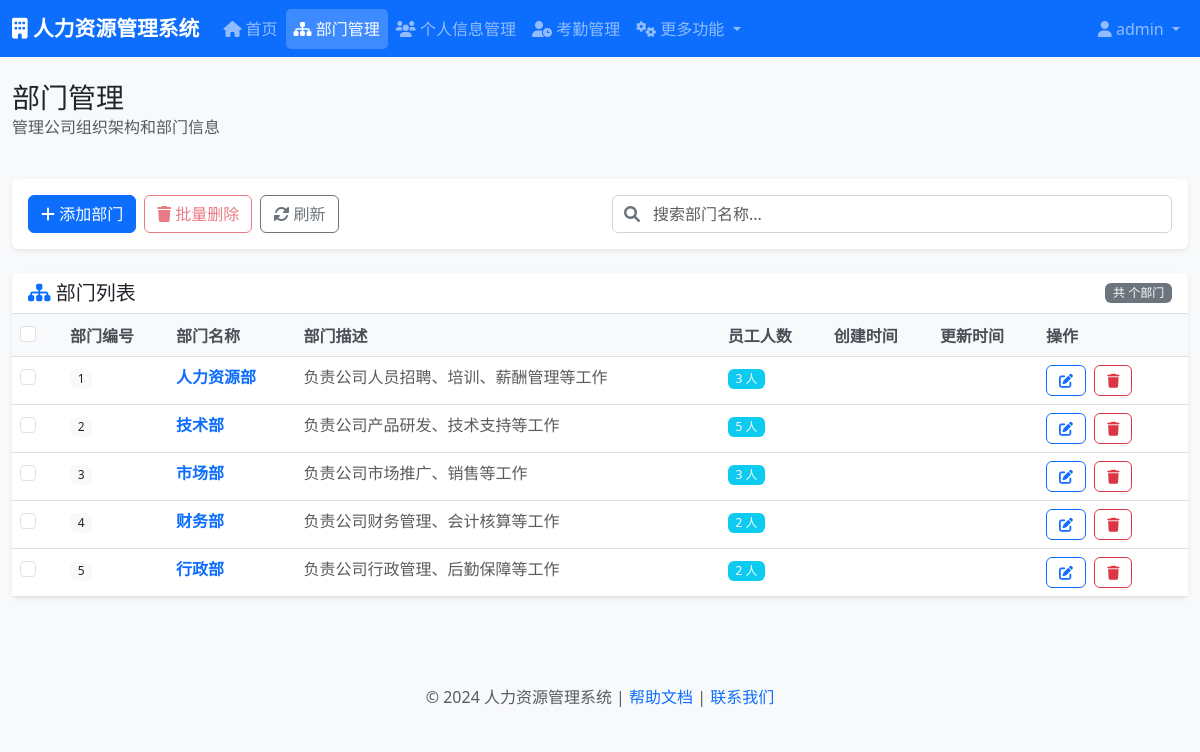
Page /department/ (signed in) on the committed database.
### department/models.py (models this page shows)
class Department(models.Model):
    departmentName = models.CharField(max_length=255, unique=True)
    description = models.TextField()
    class Meta:
        db_table = 't_department'

### department/views.py (the view)
# urls.py: path('', department_list, name='department_list'),
@admin_required
def department_list(request):
    departments = Department.objects.all().order_by('id')
    departments_with_count = []
    for dept in departments:
        employee_count = Personal.objects.filter(station__department=dept).count()
        dept.employee_count = employee_count
        departments_with_count.append(dept)
    return render(request, 'department/list.html', {'departments': departments_with_count})

### templates/department/list.html (shortened to what this page needs)
{% extends 'base.html' %}
{% load static %}
{% block page_title %}部门管理{% endblock %}
{% block page_description %}
<p class="text-muted">管理公司组织架构和部门信息</p>
{% endblock %}
{% block content %}
<div class="card mb-4">
    <div class="card-body">
        <div class="row align-items-center">
            <div class="col-md-6">
                <div class="d-flex gap-2">
                    <button type="button" class="btn btn-primary" data-bs-toggle="modal" data-bs-target="#addDepartmentModal">
                        <i class="fas fa-plus"></i> 添加部门
                    </button>
                    <button type="button" class="btn btn-outline-danger" id="batchDeleteBtn" disabled>
                        <i class="fas fa-trash"></i> 批量删除
                    </button>
                    <button type="button" class="btn btn-outline-secondary" onclick="location.reload()">
                        <i class="fas fa-sync-alt"></i> 刷新
                    </button>
                </div>
            </div>
            <div class="col-md-6">
                <div class="search-box">
                    <input type="text" class="form-control" id="searchInput" placeholder="搜索部门名称...">
                    <i class="fas fa-search search-icon"></i>
                </div>
            </div>
        </div>
    </div>
</div>
<div class="card">
    <div class="card-header d-flex justify-content-between align-items-center">
        <h5 class="card-title mb-0">
            <i class="fas fa-sitemap text-primary"></i> 部门列表
        </h5>
        <span class="badge bg-secondary">共 {{ departments.count }} 个部门</span>
    </div>
    <div class="card-body p-0">
        {% if departments %}
        <div class="table-responsive">
            <table class="table table-hover mb-0">
                <thead class="table-light">
                    <tr>
                        <th width="50">
                            <div class="form-check">
                                <input class="form-check-input" type="checkbox" id="selectAll">
                            </div>
                        </th>
                        <th>部门编号</th>
                        <th>部门名称</th>
                        <th>部门描述</th>
                        <th>员工人数</th>
                        <th>创建时间</th>
                        <th>更新时间</th>
                        <th width="150">操作</th>
                    </tr>
                </thead>
                <tbody>
                    {% for department in departments %}
                    <tr data-id="{{ department.id }}">
                        <td>
                            <div class="form-check">
                                <input class="form-check-input row-checkbox" type="checkbox" value="{{ department.id }}">
                            </div>
                        </td>
                        <td>
                            <span class="badge bg-light text-dark">{{ department.id }}</span>
                        </td>
                        <td>
                            <a href="/department/{{ department.id }}/employees/" class="text-decoration-none">
                                <strong class="text-primary">{{ department.departmentName }}</strong>
                            </a>
                        </td>
                        <td>
                            <span class="text-muted">{{ department.description|default:"暂无描述" }}</span>
                        </td>
                        <td>
                            <span class="badge bg-info text-white">{{ department.employee_count }} 人</span>
                        </td>
                        <td>
                        </td>
                        <td>
                        </td>
                        <td>
                            <div class="action-buttons">
                                <button type="button" class="btn btn-sm btn-outline-primary"
                        onclick="editDepartment({{ department.id }}, '{{ department.departmentName }}', '{{ department.description|default:"" }}')"
                        data-bs-toggle="tooltip" title="编辑">
                                    <i class="fas fa-edit"></i>
                                </button>
                                <button type="button" class="btn btn-sm btn-outline-danger"
                        onclick="deleteDepartment({{ department.id }}, '{{ department.departmentName }}')"
                        data-bs-toggle="tooltip" title="删除">
                                    <i class="fas fa-trash"></i>
                                </button>
                            </div>
                        </td>
                    </tr>
                    {% endfor %}
                </tbody>
            </table>
        </div>
        {% endif %}
    </div>
</div>
{% endblock %}

### static/css/style.css (style rules this page uses)
body { font-family: 'Microsoft YaHei', 'Segoe UI', Tahoma, Geneva, Verdana, sans-serif; background-color: #f8f9fa; }
.card { border: none; box-shadow: 0 0.125rem 0.25rem rgba(0, 0, 0, 0.075); transition: box-shadow 0.15s ease-in-out; }
.card-header { background-color: #fff; border-bottom: 1px solid #dee2e6; font-weight: 600; }
.table { background-color: white; }
.table th { background-color: #f8f9fa; border-top: none; font-weight: 600; color: #495057; }
.btn { border-radius: 6px; font-weight: 500; transition: all 0.3s ease; }
.btn-sm { padding: 0.25rem 0.75rem; font-size: 0.875rem; }
.form-control { border-radius: 6px; border: 1px solid #ced4da; transition: border-color 0.15s ease-in-out, box-shadow 0.15s ease-in-out; }
.search-box { position: relative; }
.search-box .form-control { padding-left: 2.5rem; }
.search-box .search-icon { position: absolute; left: 0.75rem; top: 50%; transform: translateY(-50%); color: #6c757d; z-index: 5; }
.badge { font-weight: 500; }
.action-buttons { white-space: nowrap; }
.action-buttons .btn { margin-right: 0.25rem; }
.action-buttons .btn:last-child { margin-right: 0; }

### rows in the picture
Department: id "1", departmentName "人力资源部", description "负责公司人员招聘、培训、薪酬管理等工作", employee_count "3"
Department: id "2", departmentName "技术部", description "负责公司产品研发、技术支持等工作", employee_count "5"
Department: id "3", departmentName "市场部", description "负责公司市场推广、销售等工作", employee_count "3"
Department: id "4", departmentName "财务部", description "负责公司财务管理、会计核算等工作", employee_count "2"
Department: id "5", departmentName "行政部", description "负责公司行政管理、后勤保障等工作", employee_count "2"

### other values in the picture
{{ request.session.username }} "admin"
